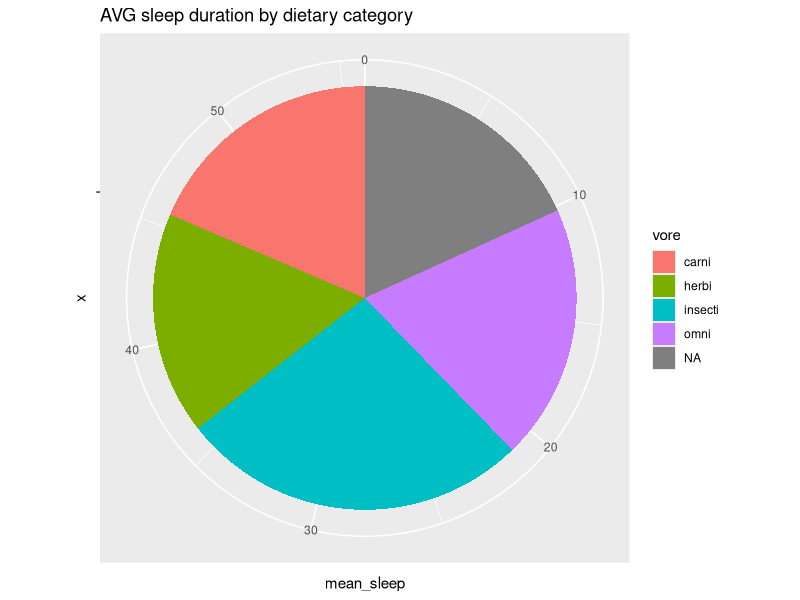

Here is the R script that generated this plot:
## ---- chunk 1
    # Problem 1 I solved in R:In this simple assignment you are given a number and have to make it negative. But maybe the number is already negative?
    # Write the solution
    make_negative <- function(num){
      if (num <= 0) {
        return (num) 
      } else {
        return (num*-1)
      }
    }
    # Problem 2:Given a random non-negative number, you have to return the digits of this number within an array in reverse order.
    #solution2:
    digitize <- function(n){
     if (n == 0) {
       return(c(0))
     }
     digs<- numeric(0)
     while (n>0){
       dig <-n%% 10
       digs<- c(digs,dig)
       n<-n%/%10
     }
     return((digs))
    }
    # Problem 3:This program tests the life of an evaporator containing a gas.
    #We know the content of the evaporator (content in ml), the percentage of foam or gas lost every day (evap_per_day) and the threshold (threshold) in percentage beyond which the evaporator is no longer useful. All numbers are strictly positive.
    #The program reports the nth day (as an integer) on which the evaporator will be out of use.
    #solution3:
    evaporator <- function(content, evap_per_day, threshold) {
      day<-0
      remaining_content<-100
      while(remaining_content>threshold) {
        remaining_content <-remaining_content-(remaining_content * (evap_per_day/100))
        day<-day+1
      }
      return(day)
    }
    # problem4:If we list all the natural numbers below 10 that are multiples of 3 or 5, we get 3, 5, 6 and 9. The sum of these multiples is 23.Finish the solution so that it returns the sum of all the multiples of 3 or 5 below the number passed in. Additionally, if the number is negative, return 0 (for languages that do have them).

    solution <- function(number){
      if (number<0) {
        return(0)
      }
      multiples<- numeric(0)
      for (i in 1:(number-1)){
        if (i%%3==0 || i%%5==0){
          multiples<-c(multiples,i)
        }
      }
      return(sum(multiples))
    }
    #problem 5: Johnny is a farmer and he annually holds a beet farmers convention "Drop the beet".Every year he takes photos of farmers handshaking. Johnny knows that no two farmers handshake more than once. He also knows that some of the possible handshake combinations may not happen.However, Johnny would like to know the minimal amount of people that participated this year just by counting all the handshakes.Help Johnny by writing a function, that takes the amount of handshakes and returns the minimal amount of people needed to perform these handshakes (a pair of farmers handshake only once).
    #soulution:
    get_participants <- function(handshakes){
     participants <- 0
     total_handshakes <- 0
      
      while (total_handshakes < handshakes) {
        participants <- participants + 1
        total_handshakes <- total_handshakes + participants - 1
      }
      
      return(participants)
    }
## ---- chunk 2
    multiples <-function(num) {
      if (num %% 3 == 0 && num %% 5 == 0) {
        return('fizzbuzz')
      } else if (num%%3==0){
        return('fizz')
      } else if (num%%5==0){
        return('buzz')
      } else {
        return(as.character(num))
      }
    }
    multiples(6)
    multiples(30)
    multiples(7)
    multiples(10)
## ---- chunk 3
    # You may feel more comfortable figuring this out in Python first, then translating into R later.
    #solved in python:
    #def mario_stairs(height):
        #for i in range(1, height + 1):
            #print('X' * i)
    #solving in r
    mario_stairs<- function(h){
      for(i in 1:h) {
        cat(strrep('X', i),'\n')
      }
    }
    mario_stairs(4)
    mario_stairs(4)
## ---- chunk 4
data()
# Today im looking at the msleep data set wich is a dataset that is the data of a study of sleep schedules of mammals
# I'm starting by observing the data and through observation i am making the hypthesis that carnivores have the hightest sleep to awake ratio through the day
## ---- chunk 5
#first lets look at the data
library(ggplot2)
library(tidyverse)
msleep
#lets look at the different types of data
# the columns in the data set and the type of data (continuous or discrete) are as follows: name(discrete), genus(discrete), vore(discrete), order(discrete), conservation(discrete), sleep total(continuous), sleep rem(continuous), sleep cycle(continuous), awake(continuous), brain weight(continuous), body weight(contiuous)


## ---- chunk 6
msleep
#next lets make a new columns and analyze the dataset:
sleep_calc <- msleep %>%
  mutate(sleep_ratio = awake / sleep_total,
         brain_to_body = brainwt/bodywt)
by_vore<- msleep %>%
  group_by(vore)
summary_tibble<- by_vore %>%
  summarise(mean_sleep = mean(sleep_total, na.rm=TRUE))
View(summary_tibble)
## ---- chunk 7
#now lets plot our data
pie <- summary_tibble %>%
  ggplot(aes(x ='', y= mean_sleep,fill=vore)) +
  geom_bar(stat = 'identity') +
  coord_polar(theta='y')+
  labs(title = 'AVG sleep duration by dietary category')
print(pie)
## ---- chunk 8
# upon making our chart we can see that the average sleep looks about the same accross all dietary category suggesting that diet does not play a role in how much sleep is needed in a day
